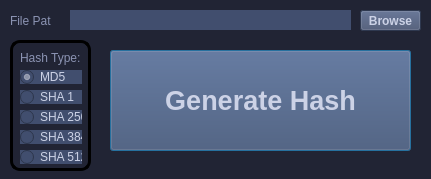
<?xml version="1.0" encoding="UTF-8"?>
<ui version="4.0">
 <class>hashGEN</class>
 <widget class="QDialog" name="hashGEN">
  <property name="geometry">
   <rect>
    <x>0</x>
    <y>0</y>
    <width>431</width>
    <height>179</height>
   </rect>
  </property>
  <property name="windowTitle">
   <string>File Hash Generator</string>
  </property>
  <property name="styleSheet">
   <string notr="true">background-color: #212434
            </string>
  </property>
  <widget class="QLineEdit" name="fpath">
   <property name="geometry">
    <rect>
     <x>70</x>
     <y>10</y>
     <width>281</width>
     <height>20</height>
    </rect>
   </property>
   <property name="styleSheet">
    <string notr="true">background-color: #414E6E;color: #CCD2E6;border: none;</string>
   </property>
  </widget>
  <widget class="QLabel" name="label">
   <property name="geometry">
    <rect>
     <x>10</x>
     <y>10</y>
     <width>41</width>
     <height>21</height>
    </rect>
   </property>
   <property name="styleSheet">
    <string notr="true">color: #8B93B2;</string>
   </property>
   <property name="text">
    <string>File Path:</string>
   </property>
  </widget>
  <widget class="QPushButton" name="genhash">
   <property name="geometry">
    <rect>
     <x>110</x>
     <y>50</y>
     <width>301</width>
     <height>101</height>
    </rect>
   </property>
   <property name="font">
    <font>
     <pointsize>20</pointsize>
     <weight>75</weight>
     <bold>true</bold>
    </font>
   </property>
   <property name="styleSheet">
    <string notr="true">QPushButton {
background-color:#414E6E;
color: #CCD2E6;
font-weight: bold;
}

QPushButton:hover {
background: rgba(139, 147, 178, .75);
}</string>
   </property>
   <property name="text">
    <string>Generate Hash</string>
   </property>
  </widget>
  <widget class="QFrame" name="frame">
   <property name="geometry">
    <rect>
     <x>10</x>
     <y>40</y>
     <width>81</width>
     <height>131</height>
    </rect>
   </property>
   <property name="styleSheet">
    <string notr="true">border: 2px solid;
                    border-width: 3px;
                    background: transparent;
                    border-radius: 10px;
                    color: black;
                </string>
   </property>
   <property name="frameShape">
    <enum>QFrame::StyledPanel</enum>
   </property>
   <property name="frameShadow">
    <enum>QFrame::Raised</enum>
   </property>
   <widget class="QLabel" name="HashLbl">
    <property name="geometry">
     <rect>
      <x>10</x>
      <y>10</y>
      <width>61</width>
      <height>16</height>
     </rect>
    </property>
    <property name="styleSheet">
     <string notr="true">color: #8B93B2;border: none;</string>
    </property>
    <property name="text">
     <string>Hash Type:</string>
    </property>
   </widget>
   <widget class="QRadioButton" name="MD5radio">
    <property name="geometry">
     <rect>
      <x>10</x>
      <y>30</y>
      <width>62</width>
      <height>14</height>
     </rect>
    </property>
    <property name="styleSheet">
     <string notr="true">background-color: #414E6E;color: #CCD2E6;border: none;border-radius: 10px;
                    </string>
    </property>
    <property name="text">
     <string>MD5</string>
    </property>
    <property name="checked">
     <bool>true</bool>
    </property>
   </widget>
   <widget class="QRadioButton" name="SHA512radio">
    <property name="geometry">
     <rect>
      <x>10</x>
      <y>110</y>
      <width>62</width>
      <height>14</height>
     </rect>
    </property>
    <property name="styleSheet">
     <string notr="true">background-color: #414E6E;color: #CCD2E6;border: none;</string>
    </property>
    <property name="text">
     <string>SHA 512</string>
    </property>
   </widget>
   <widget class="QRadioButton" name="SHA1radio">
    <property name="geometry">
     <rect>
      <x>10</x>
      <y>50</y>
      <width>62</width>
      <height>14</height>
     </rect>
    </property>
    <property name="styleSheet">
     <string notr="true">background-color: #414E6E;color: #CCD2E6;border: none;</string>
    </property>
    <property name="text">
     <string>SHA 1</string>
    </property>
   </widget>
   <widget class="QRadioButton" name="SHA256radio">
    <property name="geometry">
     <rect>
      <x>10</x>
      <y>70</y>
      <width>62</width>
      <height>14</height>
     </rect>
    </property>
    <property name="styleSheet">
     <string notr="true">background-color: #414E6E;color: #CCD2E6;border: none;</string>
    </property>
    <property name="text">
     <string>SHA 256</string>
    </property>
   </widget>
   <widget class="QRadioButton" name="SHA384radio">
    <property name="geometry">
     <rect>
      <x>10</x>
      <y>90</y>
      <width>62</width>
      <height>14</height>
     </rect>
    </property>
    <property name="styleSheet">
     <string notr="true">background-color: #414E6E;color: #CCD2E6;border: none;</string>
    </property>
    <property name="text">
     <string>SHA 384</string>
    </property>
   </widget>
  </widget>
  <widget class="QPushButton" name="browsebutton">
   <property name="geometry">
    <rect>
     <x>360</x>
     <y>10</y>
     <width>61</width>
     <height>21</height>
    </rect>
   </property>
   <property name="styleSheet">
    <string notr="true">QPushButton {
background-color:#414E6E;
color: #CCD2E6;
font-weight: bold;
}

QPushButton:hover {
background: rgba(139, 147, 178, .75);
}</string>
   </property>
   <property name="text">
    <string>Browse</string>
   </property>
  </widget>
 </widget>
 <resources/>
 <connections/>
</ui>
